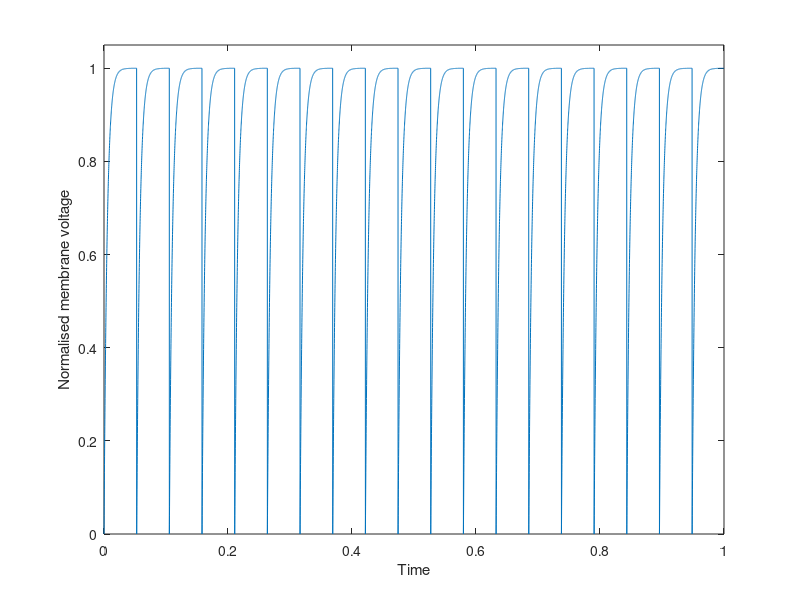

Write the MATLAB code that produced this figure.
function [ v ] = LIFNeuron
%Function to show spiking in a single neuron in Nengo

% Actuall parameter values from Nengo
bias = 2.0458784103393555;
scale = 4.2928147315979;
tau= 0.02;      

%functional input to the pool
input = 0.5;

%calculating a and b for equation  dv =a*v+b
    a = -1*tau;
    b = (scale*input+ bias)*tau;
    vb=0;
    
    
    %V_max is the x intercept = (-b/a)
    vmax=((-1*b)/a);
    vth= vmax- 0.0001;
    v(1)= vb;
    dv(1)=0;
    
    dt = 0.0001;
    t=0:dt:1;
    v = t.*0; V(1) = 0;
    dv = t.*0;
    count=0;
    for i=1:length(t)-1
        dv(i)=a*v(i)+b;
        v(i+1)= v(i)+dv(i);
        if(v(i+1)>vth) 
            v(i+1)=vb;
            count=count+1;
        end;
    end;
    plot(t,v/max(v));
    xlimits=[0,1];
    ylimits=[0,1];
    xlim(xlimits);
    ylim(ylimits*1.05);
    xlabel('Time');
    ylabel('Normalised membrane voltage');
    
end